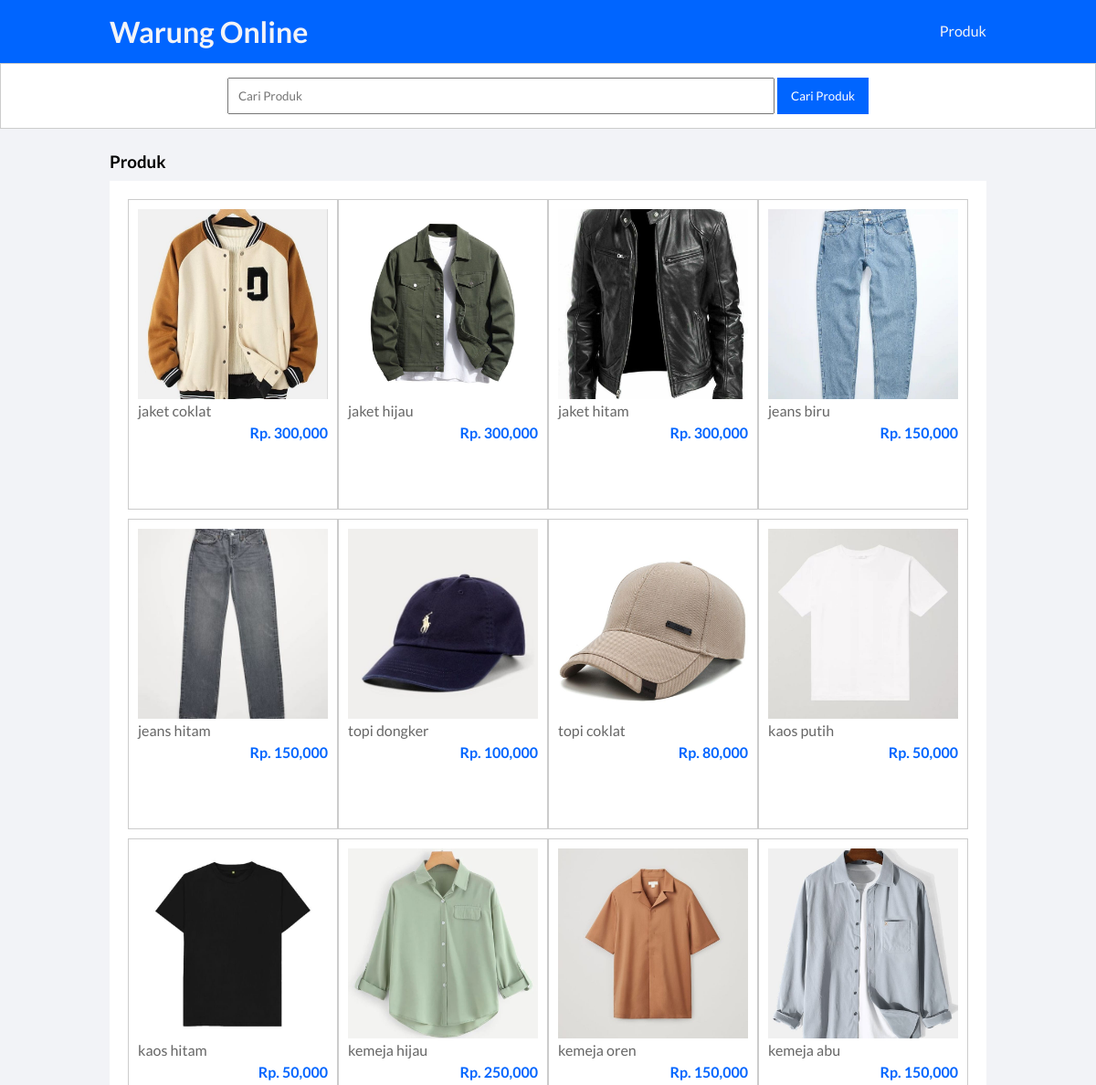
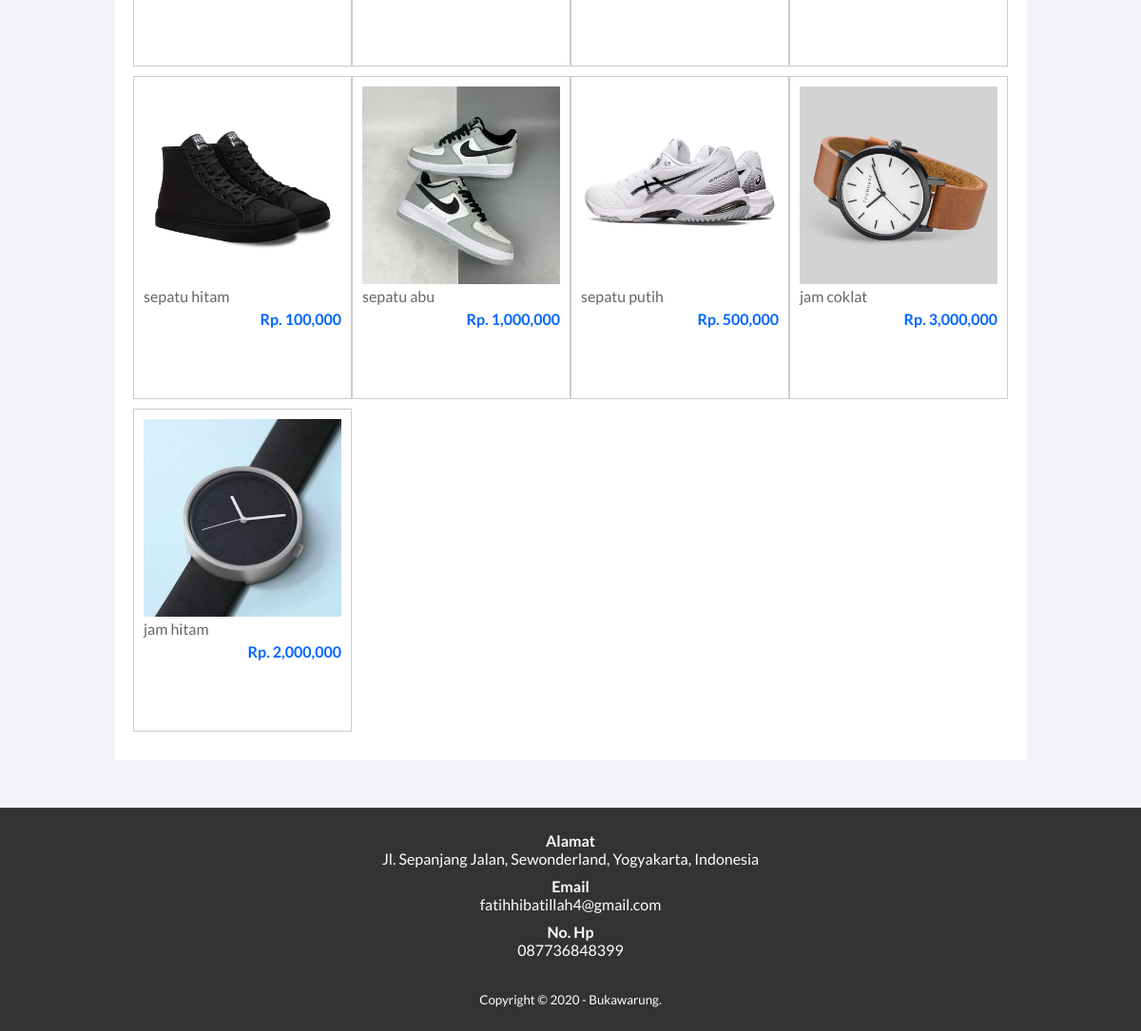
/produk.php, run on the app's committed database (2 pictures, top to bottom).
### tables this page shows
CREATE TABLE `tb_product` (
  `product_id` int(11) NOT NULL,
  `category_id` int(11) NOT NULL,
  `product_name` varchar(100) NOT NULL,
  `product_price` int(11) NOT NULL,
  `product_description` text NOT NULL,
  `product_images` varchar(100) NOT NULL,
  `product_status` tinyint(1) NOT NULL,
  `date_created` timestamp NOT NULL DEFAULT current_timestamp()
);

### produk.php (the view, shortened to what this page needs)
<?php
    include 'connect.php';
    $kontak = mysqli_query($conn, "SELECT * FROM tb_admin WHERE admin_id = 1");
    $a = mysqli_fetch_object($kontak);
?>
<!DOCTYPE html>
<html lang="en">
<head>
    <link rel="stylesheet" type="text/css" href="css/style.css">
</head>
<body>
    <header>
        <div class="container">
            <h1><a href="index.php">Warung Online</h1>
            <ul>
                <li><a href="produk.php">Produk</a></li>
            </ul>
        </div>
    </header>
	<div class="search">
		<div class="container">
			<form action="produk.php">
				<input type="text" name="search" placeholder="Cari Produk" value="<?php echo $_GET['search'] ?>">
				<input type="submit" name="cari" value="Cari Produk">
			</form>
		</div>
	</div>
	<div class="section">
		<div class="container">
			<h3>Produk</h3>
			<div class="box">
				<?php
					$produk = mysqli_query($conn, "SELECT * FROM tb_product WHERE product_status = 1 $where ORDER BY product_id DESC");
					if(mysqli_num_rows($produk) > 0){
						while($p = mysqli_fetch_array($produk)){
				?>
					<a href="detail-produk.php?id=<?php echo $p['product_id'] ?>">
						<div class="col-4">
							<img src="produk/<?php echo $p['product_images'] ?>">
							<p class="nama"><?php echo substr($p['product_name'], 0, 30) ?></p>
							<p class="harga">Rp. <?php echo number_format($p['product_price']) ?></p>
						</div>
					</a>
				<?php }}else{ ?>
					<p>Produk tidak ada</p>
				<?php } ?>
			</div>
		</div>
	</div>
	<div class="footer">
		<div class="container">
			<h4>Alamat</h4>
			<p><?php echo $a->admin_address ?></p>
			<h4>Email</h4>
			<p><?php echo $a->admin_email ?></p>
			<h4>No. Hp</h4>
			<p><?php echo $a->admin_telp ?></p>
			<small>Copyright &copy; 2020 - Bukawarung.</small>
		</div>
	</div>
</body>
</html>

### css/style.css (style rules this page uses)
* { padding:0; margin:0; font-family: 'Lato', sans-serif; }
* { color: inherit; text-decoration: none; }
body { background-color: #f2f3f7; }
header { background-color: #0065ff; color: #f2f3f7; }
header h1 { float: left; padding: 15px 0; }
header ul { float: right; }
header ul li { display: inline-block; }
header ul li a { padding: 20px 0 20px 15px; display: inline-block; }
.container { width: 80%; margin: auto; }
.container:after { content: ''; display:block; clear:both; }
.section { padding: 25px 0; }
.box { background-color: #fff; border: none; padding: 20px ; box-sizing: border-box; margin: 10px 0 25px 0; }
.box:after { content: ''; display: block; clear: both; }
.search { padding: 15px 0; background-color: #fff; border:1px solid #ccc; text-align: center; }
.search input[type=text] { width: 60%; padding: 10px; }
.search input[type=submit] { padding: 12px 15px; background-color: #0065ff; color: #fff; border: none; cursor: pointer; }
.col-4 { width: 25%; height: 340px; border: 1px solid #ccc; float: left; padding: 10px; box-sizing: border-box; margin-bottom: 10px; }
.col-4 img { width: 100%; }
.col-4 .nama { color: #666; margin-bottom: 5px; }
.col-4 .harga { font-weight: bold; color: #0065ff; float: right; }
.footer { padding: 25px 0; background-color: #333; color: #fff; text-align: center; }
.footer p { margin-bottom: 10px; }
.footer small { margin-top: 25px; display: inline-block; }

### data on the page
tb_product: product_images (picture), product_name "jaket coklat", product_price "300,000"
tb_product: product_images (picture), product_name "jaket hijau", product_price "300,000"
tb_product: product_images (picture), product_name "jaket hitam", product_price "300,000"
tb_product: product_images (picture), product_name "jeans biru", product_price "150,000"
tb_product: product_images (picture), product_name "jeans hitam", product_price "150,000"
tb_product: product_images (picture), product_name "topi dongker", product_price "100,000"
tb_product: product_images (picture), product_name "topi coklat", product_price "80,000"
tb_product: product_images (picture), product_name "kaos putih", product_price "50,000"
tb_product: product_images (picture), product_name "kaos hitam", product_price "50,000"
tb_product: product_images (picture), product_name "kemeja hijau", product_price "250,000"
tb_product: product_images (picture), product_name "kemeja oren", product_price "150,000"
tb_product: product_images (picture), product_name "kemeja abu", product_price "150,000"
tb_product: product_images (picture), product_name "sepatu hitam", product_price "100,000"
tb_product: product_images (picture), product_name "sepatu abu", product_price "1,000,000"
tb_product: product_images (picture), product_name "sepatu putih", product_price "500,000"
tb_product: product_images (picture), product_name "jam coklat", product_price "3,000,000"
tb_product: product_images (picture), product_name "jam hitam", product_price "2,000,000"

### other printed values
$a->admin_address "Jl. Sepanjang Jalan, Sewonderland, Yogyakarta, Indonesia"
$a->admin_email "fatihhibatillah4@gmail.com"
$a->admin_telp "087736848399"
